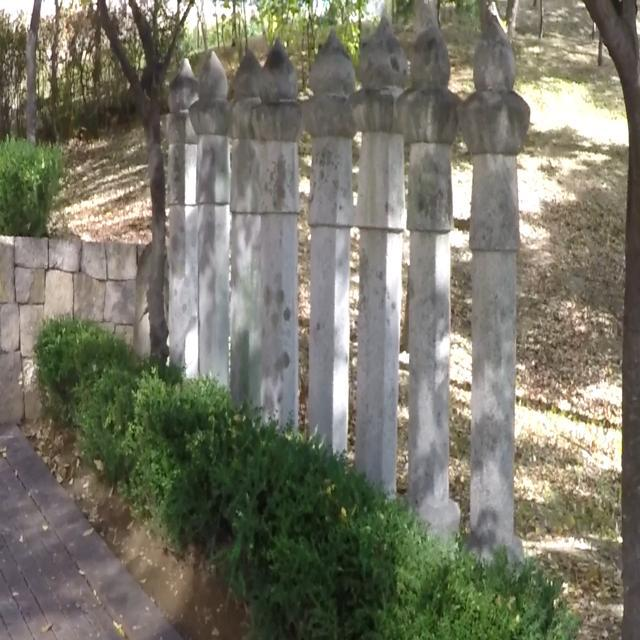
#> input picture Dataset/test/acgycwqzujjxrigweldc.jpg, 640 x 640 px, given in place of cidbfvfqbfgyvxyfzvmj.jpg, which was not available
$ jupyter execute --allow-errors 'shift-winter-rf-Хасан.ipynb'   (shell and % lines are left out)   (older library calls are emulated)   (text cells are left out)
#> lines starting #> are read from the running program, lines starting #| are printed output that depends on the picture; long printed decimals are rounded; pictures that were not available may be replaced by others from this repository, and a replacement may not be noted
[cell 1]
import matplotlib.pyplot as plt
import numpy as np
import pandas as pd
import seaborn
import pywt

from sklearn.ensemble import RandomForestClassifier as RFC
from sklearn.tree import DecisionTreeClassifier as DTC
from sklearn import svm

import sklearn.metrics as skm
from sklearn.metrics import roc_auc_score as ras
from sklearn.model_selection import train_test_split
from sklearn.utils import shuffle
from skimage.filters import roberts, prewitt, butterworth, difference_of_gaussians, farid, frangi, hessian
from catboost import CatBoostClassifier


import cv2
import torch
from glob import glob
from tqdm import tqdm
from ipyplot import plot_images
import os

from torch.utils.data import Dataset, DataLoader

[cell 2]
df_train = pd.read_csv('train.csv')
#> (reads train.csv from the repository)
print(len(df_train))
path = 'Dataset/train/'
df_train['filename'] = df_train['filename'].apply(lambda x: path + x)
df_train.head()

[cell 3]
test_imgs = []
for file in glob("Dataset/test/*.jpg"):
    test_imgs.append({'filename': file})
df_test = pd.DataFrame(test_imgs)
print("Test images: ", len(df_test))

[cell 4]
train_blur = df_train[df_train["blur"]==1]
train_sharp = df_train[df_train["blur"]==0]

print("blur images:", len(train_blur))
print("sharp images:", len(train_sharp))

[cell 5]
images = train_sharp.filename.sample(6).tolist()
plot_images(images, max_images=10,img_width=220,force_b64=True)
#> (this line was passed over: ipyplot is not available in this run)

[cell 6]
images = train_blur.filename.sample(6).tolist()
plot_images(images,max_images=10,img_width=220,force_b64=True)
#> (this line was passed over: ipyplot is not available in this run)

[cell 7]
def read_image_gray(path):
    return cv2.cvtColor(cv2.imread(path), cv2.COLOR_BGR2GRAY)


class CustomDataset(Dataset):
    def __init__(self, df):
        self.df = df

    def __len__(self):
        return len(self.df)


class CustomDatasetTrain(CustomDataset):
    def __init__(self, df, transform=None):
        super().__init__(df)
        self.transform = transform

    # [7 lines left out: function __getitem__, not called in this run]


class CustomDatasetTest(CustomDataset):
    # [4 lines left out: function __getitem__, not called in this run]

train_dataset = CustomDatasetTrain(df_train)
#> (the rest of this cell did not finish here and is left out)

[cell 8]
'''
размытие — это форма уменьшения пропускной способности изображения.
Его можно идентифицировать с помощью многих индикаторов:
- Fourier transform
- Edge detection filters (Laplacian, Sobel,  Scharr, .. ).
- добавление размытия к самому изображению и вычитание результата из исходного
изображения (Для размытых изображений разница будет намного меньше).
Для этой задачи я использовал детекторы краев и несколько фильтров размытия для
сбора необходимых признаков каждого изображения, а также некоторые преобразования
для определения высоких и низких частот в изображении (Discrete wavelet transform,
Butterworth filter (high and low)). После этого были протестированы 3 классификатора:
CatBoost, Random Forest и классификатор нейронной сети. Все добились отличных результатов.
CatBoost имеет самую высокую AUC и точность.
'''

# [34 lines left out: functions calc_fft_measure, calc_tv_measure, not called in this run]


def variance_of_laplacian(img):
    return cv2.Laplacian(img, cv2.CV_64F).var()

def variance_of_laplacian2(img):
    return cv2.Laplacian(img, cv2.CV_64F).mean()


# [70 lines left out: functions sobel_measure, sobel_measure2, diff_values, bilaterial_filt, canny_values, canny_values2 and 4 more, not called in this run]


def roberts_measure(img):
    return roberts(img).var()

def roberts_measure2(img):
    return roberts(img).mean()

def prewitt_measure(img):
    return prewitt(img).var()

def prewitt_measure2(img):
    return prewitt(img).mean()


def dwt_values(img, lvl=3):
    coeffs = pywt.wavedec(img, 'db1', level=lvl)
    return coeffs

def high_pass_measure(img):
    high_pass = butterworth(img, 0.07, True, 8)
    return high_pass.var()

def high_pass_measure2(img):
    high_pass = butterworth(img, 0.07, True, 8)
    return high_pass.mean()

def low_pass_measure(img):
    low_pass = butterworth(img, 0.01, False, 4, channel_axis=-1)
    return (low_pass-img).var()

def low_pass_measure2(img):
    low_pass = butterworth(img, 0.01, False, 4, channel_axis=-1)
    return (low_pass-img).mean()

def gaussian_diff_measure(img):
    filtered_image = difference_of_gaussians(img, 4, 8, channel_axis=-1)
    return variance_of_laplacian(filtered_image)

[cell 9]
img = cv2.imread('Dataset/train/cidbfvfqbfgyvxyfzvmj.jpg', 0)
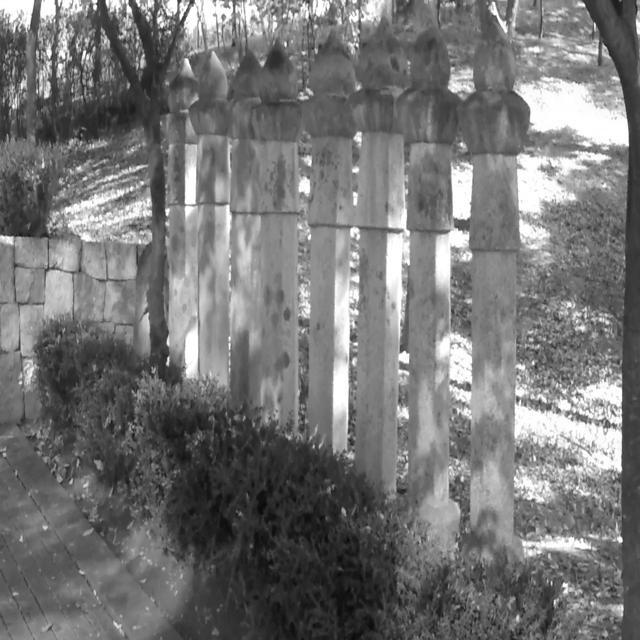
#> img: shape (640, 640); min 8, max 255, mean 116.8
high_pass = butterworth(img, 0.07, True, 8)
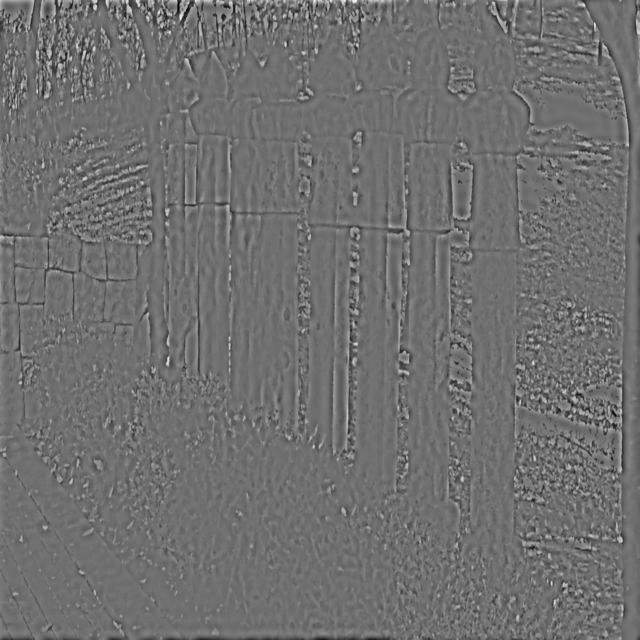
#> high_pass: shape (640, 640) float64; min -124.1, max 158.3, mean 0; drawn with min black and max white
low_pass = butterworth(img, 0.01, False, 4, channel_axis=-1)
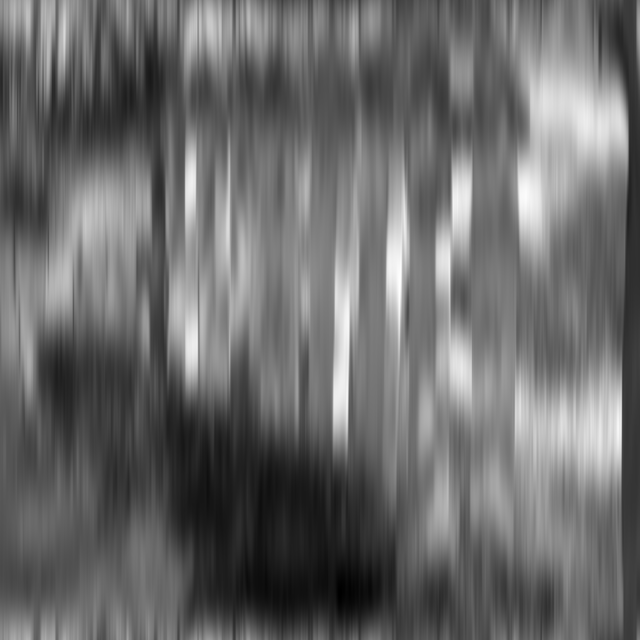
#> low_pass: shape (640, 640) float64; min 12, max 261, mean 116.8; drawn with min black and max white
plt.imshow(high_pass)
plt.show()
print(high_pass.var())
#| 278.947
plt.imshow(img-low_pass)
plt.show()
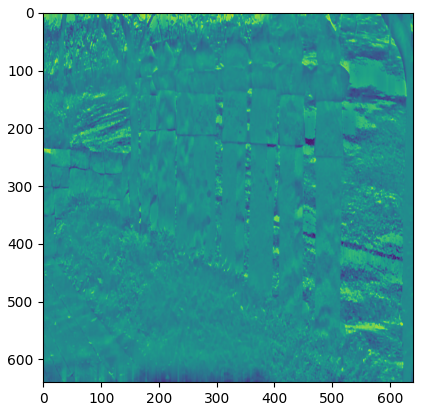
#> figure drawn by matplotlib, 1 panel
print((img-low_pass).var())
#| 647.199

img = cv2.imread('Dataset/train/aladjjhlunpjdwsxlwus.jpg', 0)
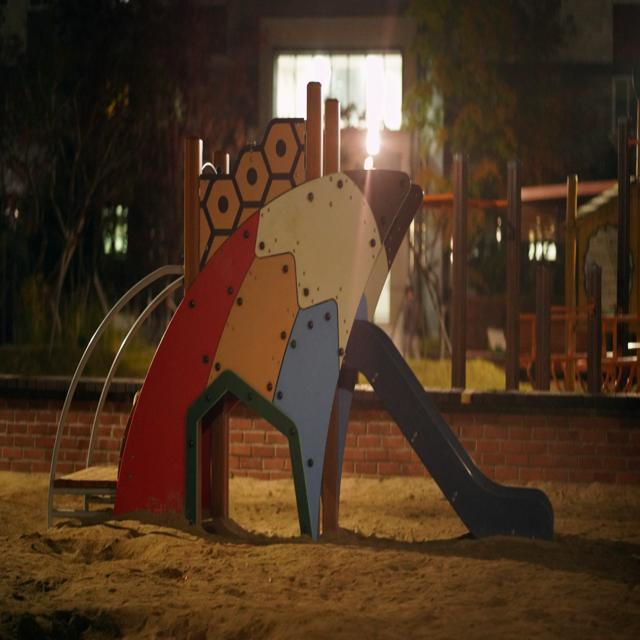
#> input picture Dataset/test/amcyvzprallpofwrugll.jpg, 640 x 640 px, given in place of aladjjhlunpjdwsxlwus.jpg, which was not available
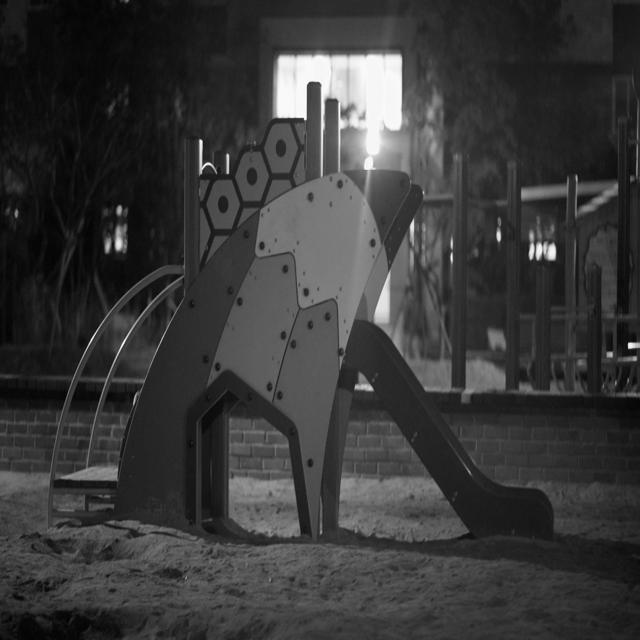
#> img: shape (640, 640); min 0, max 255, mean 56.9
high_pass = butterworth(img, 0.07, True, 8)
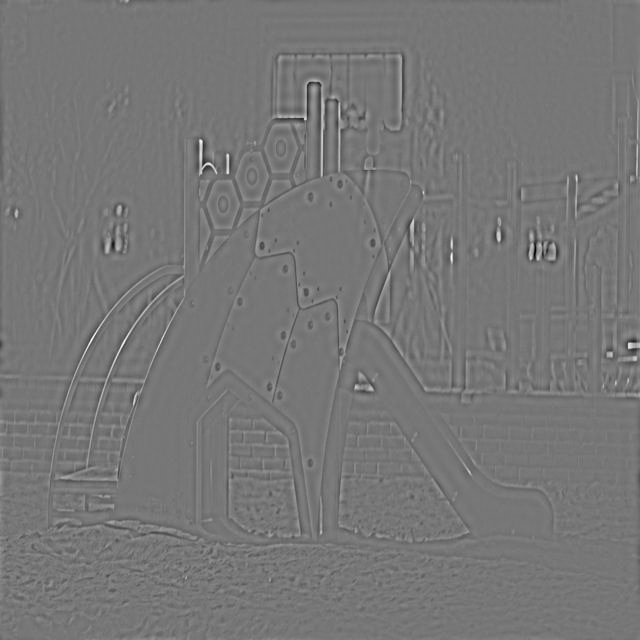
#> high_pass: shape (640, 640) float64; min -136.4, max 156, mean 0; drawn with min black and max white
low_pass = butterworth(img, 0.01, False, 4, channel_axis=-1)
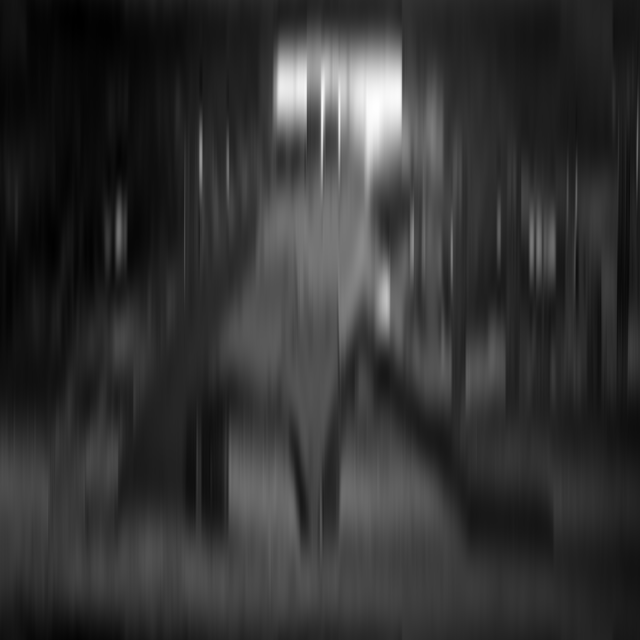
#> low_pass: shape (640, 640) float64; min 3.18, max 266.5, mean 56.9; drawn with min black and max white
plt.imshow(high_pass)
plt.show()
print(high_pass.var())
#| 89.559
plt.imshow((img-low_pass))
plt.show()
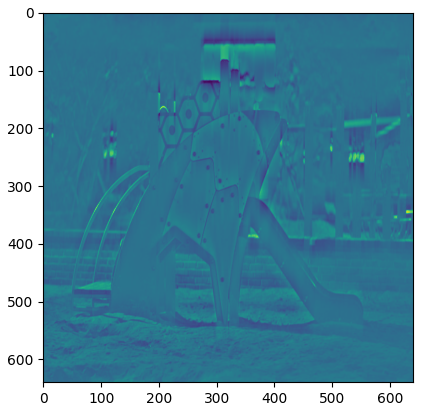
#> figure drawn by matplotlib, 1 panel
print((img-low_pass).var())
#| 245.392

img = cv2.imread('Dataset/train/aiiujlpbdrhdeexrsrzf.jpg', 0)
high_pass = butterworth(img, 0.07, True, 8)
low_pass = butterworth(img, 0.01, False, 4, channel_axis=-1)
plt.imshow(high_pass)
plt.show()
print(high_pass.var())
#| 89.559
plt.imshow((img-low_pass))
plt.show()
print((img-low_pass).var())
#| 245.392
